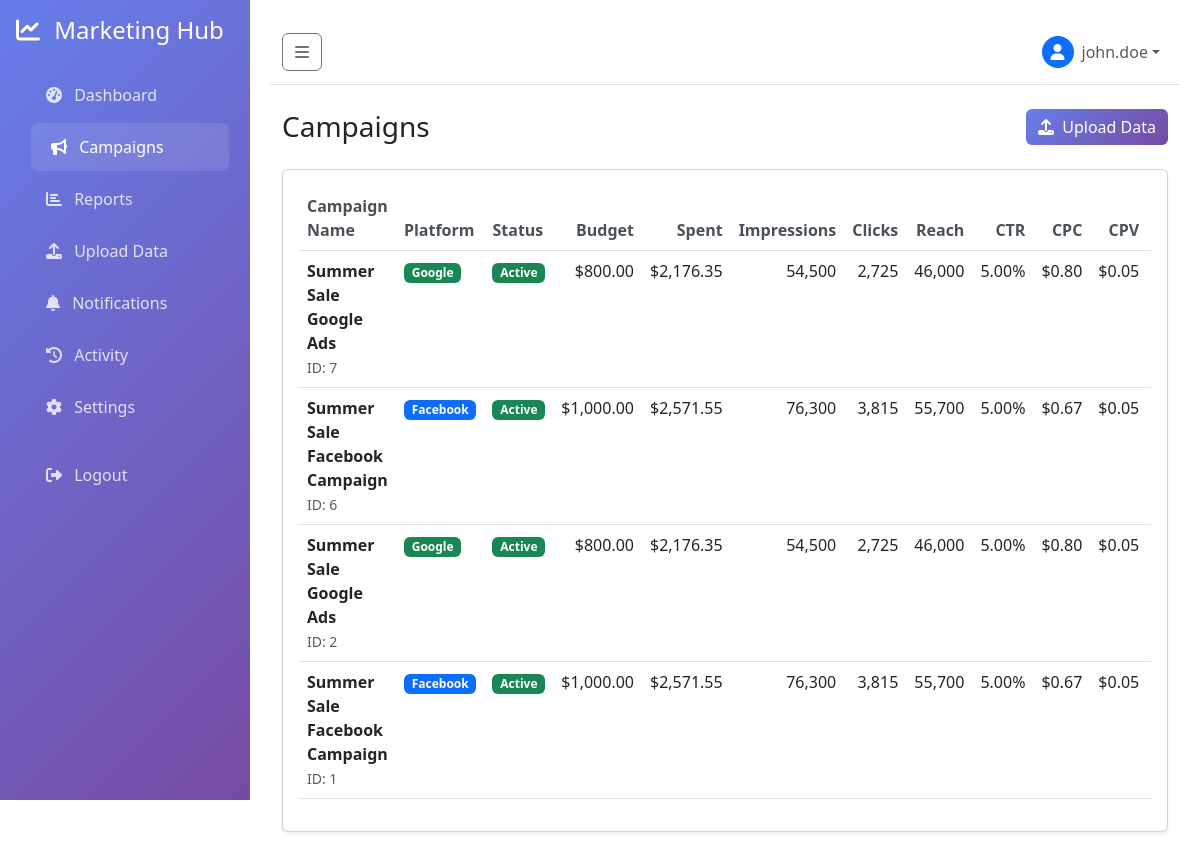
The page /campaigns (signed in) on the database its author committed.
### models.py (models this page shows, shortened)
class User(UserMixin, db.Model):
    __tablename__ = 'users'
    id = db.Column(db.Integer, primary_key=True)
    username = db.Column(db.String(80), unique=True, nullable=False)
    email = db.Column(db.String(120), unique=True, nullable=False)
    password_hash = db.Column(db.String(256), nullable=False)
    first_name = db.Column(db.String(50), nullable=True)
    last_name = db.Column(db.String(50), nullable=True)
    company_name = db.Column(db.String(100), nullable=True)
    created_at = db.Column(db.DateTime, default=datetime.utcnow)
    campaigns = db.relationship('Campaign', backref='client', lazy=True)
    def get_full_name(self):
        if self.first_name and self.last_name:
            return f"{self.first_name} {self.last_name}"
        return self.username

class Campaign(db.Model):
    __tablename__ = 'campaigns'
    id = db.Column(db.Integer, primary_key=True)
    name = db.Column(db.String(200), nullable=False)
    platform = db.Column(db.String(50), nullable=False)  # Facebook, Google, ShareIT
    status = db.Column(db.String(50), default='Pending')  # Pending, In-Progress, Completed
    budget = db.Column(db.Float, default=0.0)
    spent = db.Column(db.Float, default=0.0)
    impressions = db.Column(db.Integer, default=0)
    clicks = db.Column(db.Integer, default=0)
    reach = db.Column(db.Integer, default=0)
    ctr = db.Column(db.Float, default=0.0)  # Click-through rate
    cpm = db.Column(db.Float, default=0.0)  # Cost per mille
    cpc = db.Column(db.Float, default=0.0)  # Cost per click
    cpv = db.Column(db.Float, default=0.0)  # Cost per view
    cpa = db.Column(db.Float, default=0.0)  # Cost per acquisition
    created_at = db.Column(db.DateTime, default=datetime.utcnow)
    updated_at = db.Column(db.DateTime, default=datetime.utcnow, onupdate=datetime.utcnow)
    user_id = db.Column(db.Integer, db.ForeignKey('users.id'), nullable=False)

### routes.py (the view)
@app.route('/campaigns')
@login_required
def campaigns():
    campaigns = Campaign.query.filter_by(user_id=current_user.id).order_by(Campaign.updated_at.desc()).all()
    log_activity('campaigns_view', 'Viewed campaigns list')
    return render_template('campaigns.html', campaigns=campaigns)

### app.py (called while the page is built)
@login_manager.user_loader
def load_user(user_id):
    from models import User
    return User.query.get(int(user_id))

### routes.py (called while the page is built)
def log_activity(action, description=None):
    if current_user.is_authenticated:
        log = ActivityLog(
            user_id=current_user.id,
            action=action,
            description=description,
            ip_address=request.remote_addr,
            user_agent=request.headers.get('User-Agent')
        )
        db.session.add(log)
        db.session.commit()

### templates/campaigns.html (shortened to what this page needs)
{% extends "base.html" %}
{% block content %}
<div class="container-fluid">
    <div class="d-flex justify-content-between align-items-center mb-4">
        <h1 class="h3 mb-0">Campaigns</h1>
        <a href="{{ url_for('upload_csv') }}" class="btn btn-primary">
            <i class="fas fa-upload me-1"></i> Upload Data
        </a>
    </div>
    {% if campaigns %}
    <div class="card shadow-sm">
        <div class="card-body">
            <div class="table-responsive">
                <table class="table table-hover">
                    <thead>
                        <tr>
                            <th>Campaign Name</th>
                            <th>Platform</th>
                            <th>Status</th>
                            <th class="text-end">Budget</th>
                            <th class="text-end">Spent</th>
                            <th class="text-end">Impressions</th>
                            <th class="text-end">Clicks</th>
                            <th class="text-end">Reach</th>
                            <th class="text-end">CTR</th>
                            <th class="text-end">CPC</th>
                            <th class="text-end">CPV</th>
                            <th class="text-end">CPM</th>
                        </tr>
                    </thead>
                    <tbody>
                        {% for campaign in campaigns %}
                        <tr>
                            <td>
                                <div class="fw-bold">{{ campaign.name }}</div>
                                <small class="text-muted">ID: {{ campaign.id }}</small>
                            </td>
                            <td>
                                <span class="badge {% if campaign.platform == 'Facebook' %}bg-primary{% elif campaign.platform == 'Google' %}bg-success{% elif campaign.platform == 'ShareIT' %}bg-warning{% else %}bg-secondary{% endif %}">
                                    {{ campaign.platform }}
                                </span>
                            </td>
                            <td>
                                <span class="badge {% if campaign.status == 'Active' %}bg-success{% elif campaign.status == 'Paused' %}bg-warning text-dark{% elif campaign.status == 'Completed' %}bg-info{% else %}bg-secondary{% endif %}">
                                    {{ campaign.status }}
                                </span>
                            </td>
                            <td class="text-end">${{ "{:,.2f}".format(campaign.budget) }}</td>
                            <td class="text-end">${{ "{:,.2f}".format(campaign.spent) }}</td>
                            <td class="text-end">{{ "{:,}".format(campaign.impressions) }}</td>
                            <td class="text-end">{{ "{:,}".format(campaign.clicks) }}</td>
                            <td class="text-end">{{ "{:,}".format(campaign.reach) }}</td>
                            <td class="text-end">{{ "%.2f"|format(campaign.ctr) }}%</td>
                            <td class="text-end">${{ "%.2f"|format(campaign.cpc) }}</td>
                            <td class="text-end">${{ "%.2f"|format(campaign.cpv) }}</td>
                            <td class="text-end">${{ "%.2f"|format(campaign.cpm) }}</td>
                        </tr>
                        {% endfor %}
                    </tbody>
                </table>
            </div>
        </div>
    </div>
    {% endif %}
</div>
{% endblock %}

### templates/base.html (shortened to what this page needs)
<!DOCTYPE html>
<html lang="en">
<head>
    <link href="https://cdn.jsdelivr.net/npm/bootstrap@5.3.0/dist/css/bootstrap.min.css" rel="stylesheet">
    <link href="https://cdnjs.cloudflare.com/ajax/libs/font-awesome/6.4.0/css/all.min.css" rel="stylesheet">
</head>
<body>
    <nav class="sidebar" id="sidebar">
        <div class="p-3">
            <h4 class="text-white mb-4">
                <i class="fas fa-chart-line me-2"></i>
                <span class="sidebar-text">Marketing Hub</span>
            </h4>
            <ul class="nav flex-column">
                <li class="nav-item">
                    <a class="nav-link {% if request.endpoint == 'dashboard' %}active{% endif %}" href="{{ url_for('dashboard') }}">
                        <i class="fas fa-tachometer-alt me-2"></i>
                        <span class="sidebar-text">Dashboard</span>
                    </a>
                </li>
                <li class="nav-item">
                    <a class="nav-link {% if request.endpoint == 'campaigns' %}active{% endif %}" href="{{ url_for('campaigns') }}">
                        <i class="fas fa-bullhorn me-2"></i>
                        <span class="sidebar-text">Campaigns</span>
                    </a>
                </li>
                <li class="nav-item">
                    <a class="nav-link {% if request.endpoint == 'reports' %}active{% endif %}" href="{{ url_for('reports') }}">
                        <i class="fas fa-chart-bar me-2"></i>
                        <span class="sidebar-text">Reports</span>
                    </a>
                </li>
                <li class="nav-item">
                    <a class="nav-link {% if request.endpoint == 'upload_csv' %}active{% endif %}" href="{{ url_for('upload_csv') }}">
                        <i class="fas fa-upload me-2"></i>
                        <span class="sidebar-text">Upload Data</span>
                    </a>
                </li>
                <li class="nav-item">
                    <a class="nav-link {% if request.endpoint == 'notifications' %}active{% endif %}" href="{{ url_for('notifications') }}">
                        <i class="fas fa-bell me-2"></i>
                        <span class="sidebar-text">Notifications</span>
                    </a>
                </li>
                <li class="nav-item">
                    <a class="nav-link {% if request.endpoint == 'activity_log' %}active{% endif %}" href="{{ url_for('activity_log') }}">
                        <i class="fas fa-history me-2"></i>
                        <span class="sidebar-text">Activity</span>
                    </a>
                </li>
                <li class="nav-item">
                    <a class="nav-link {% if request.endpoint == 'account_settings' %}active{% endif %}" href="{{ url_for('account_settings') }}">
                        <i class="fas fa-cog me-2"></i>
                        <span class="sidebar-text">Settings</span>
                    </a>
                </li>
                <li class="nav-item mt-3">
                    <a class="nav-link" href="{{ url_for('auth.logout') }}">
                        <i class="fas fa-sign-out-alt me-2"></i>
                        <span class="sidebar-text">Logout</span>
                    </a>
                </li>
            </ul>
        </div>
    </nav>
    <div class="content-wrapper" id="content">
        <nav class="navbar navbar-expand-lg navbar-light bg-white border-bottom mb-4">
            <div class="container-fluid">
                <button class="btn btn-outline-secondary me-3" id="sidebarToggle" type="button">
                    <i class="fas fa-bars"></i>
                </button>
                <div class="navbar-nav ms-auto">
                    <div class="nav-item dropdown">
                        <a class="nav-link dropdown-toggle d-flex align-items-center" href="#" id="userDropdown" role="button" data-bs-toggle="dropdown">
                            <div class="bg-primary rounded-circle me-2 d-flex align-items-center justify-content-center" style="width: 32px; height: 32px;">
                                <i class="fas fa-user text-white"></i>
                            </div>
                            <span>{{ current_user.get_full_name() if current_user.is_authenticated else 'Guest' }}</span>
                        </a>
                    </div>
                </div>
            </div>
        </nav>
        {% block content %}{% endblock %}
    </div>
</body>
</html>

### templates/base.html (style rules this page uses)
.sidebar { background: linear-gradient(135deg, #667eea 0%, #764ba2 100%); min-height: 100vh; position: fixed; top: 0; left: 0; width: 250px; z-index: 1000; transition: all 0.3s; }
.sidebar .nav-link { color: rgba(255, 255, 255, 0.8); padding: 12px 20px; border-radius: 8px; margin: 2px 10px; transition: all 0.3s; }
.sidebar .nav-link:hover, .sidebar .nav-link.active { background: rgba(255, 255, 255, 0.1); color: white; transform: translateX(5px); }
.content-wrapper { margin-left: 250px; padding: 20px; transition: all 0.3s; }
.btn-primary { background: linear-gradient(135deg, #667eea 0%, #764ba2 100%); border: none; }
.table th { border-top: none; font-weight: 600; color: #495057; }
.badge { font-size: 0.75rem; }

### rows shown on the page
User: first_name+username "john.doe"
Campaign: name "Summer Sale Google Ads", id "7", platform "Google", status "Active", budget "800.00", spent "2,176.35", impressions "54,500", clicks "2,725", reach "46,000", ctr "5.00", cpc "0.80", cpv "0.05"
Campaign: name "Summer Sale Facebook Campaign", id "6", platform "Facebook", status "Active", budget "1,000.00", spent "2,571.55", impressions "76,300", clicks "3,815", reach "55,700", ctr "5.00", cpc "0.67", cpv "0.05"
Campaign: name "Summer Sale Google Ads", id "2", platform "Google", status "Active", budget "800.00", spent "2,176.35", impressions "54,500", clicks "2,725", reach "46,000", ctr "5.00", cpc "0.80", cpv "0.05"
Campaign: name "Summer Sale Facebook Campaign", id "1", platform "Facebook", status "Active", budget "1,000.00", spent "2,571.55", impressions "76,300", clicks "3,815", reach "55,700", ctr "5.00", cpc "0.67", cpv "0.05"
